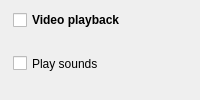
                <widget class="GroupPanel" name="videoPlaybackGroup" native="true">
                 <property name="accessibleName">
                  <string notr="true">SGroup</string>
                 </property>
                 <layout class="QVBoxLayout" name="verticalLayout_9">
                  <property name="spacing">
                   <number>7</number>
                  </property>
                  <property name="leftMargin">
                   <number>13</number>
                  </property>
                  <property name="topMargin">
                   <number>10</number>
                  </property>
                  <property name="rightMargin">
                   <number>13</number>
                  </property>
                  <property name="bottomMargin">
                   <number>10</number>
                  </property>
                  <item>
                   <layout class="QHBoxLayout" name="horizontalLayout_4">
                    <property name="leftMargin">
                     <number>0</number>
                    </property>
                    <property name="topMargin">
                     <number>0</number>
                    </property>
                    <property name="rightMargin">
                     <number>0</number>
                    </property>
                    <property name="bottomMargin">
                     <number>0</number>
                    </property>
                    <item>
                     <widget class="QCheckBox" name="videoPlaybackCheckBox">
                      <property name="font">
                       <font>
                        <bold>true</bold>
                       </font>
                      </property>
                      <property name="text">
                       <string>Video playback</string>
                      </property>
                     </widget>
                    </item>
                   </layout>
                  </item>
                  <item>
                   <widget class="QWidget" name="videoPlaybackGroupContents" native="true">
                    <layout class="QVBoxLayout" name="verticalLayout_10">
                     <property name="spacing">
                      <number>7</number>
                     </property>
                     <property name="leftMargin">
                      <number>0</number>
                     </property>
                     <property name="topMargin">
                      <number>0</number>
                     </property>
                     <property name="rightMargin">
                      <number>0</number>
                     </property>
                     <property name="bottomMargin">
                      <number>0</number>
                     </property>
                     <item>
                      <widget class="QCheckBox" name="playSoundsCheckBox">
                       <property name="enabled">
                        <bool>true</bool>
                       </property>
                       <property name="sizePolicy">
                        <sizepolicy hsizetype="Minimum" vsizetype="Preferred">
                         <horstretch>0</horstretch>
                         <verstretch>0</verstretch>
                        </sizepolicy>
                       </property>
                       <property name="minimumSize">
                        <size>
                         <width>0</width>
                         <height>0</height>
                        </size>
                       </property>
                       <property name="text">
                        <string>Play sounds</string>
                       </property>
                      </widget>
                     </item>
                    </layout>
                   </widget>
                  </item>
                 </layout>
                </widget>
